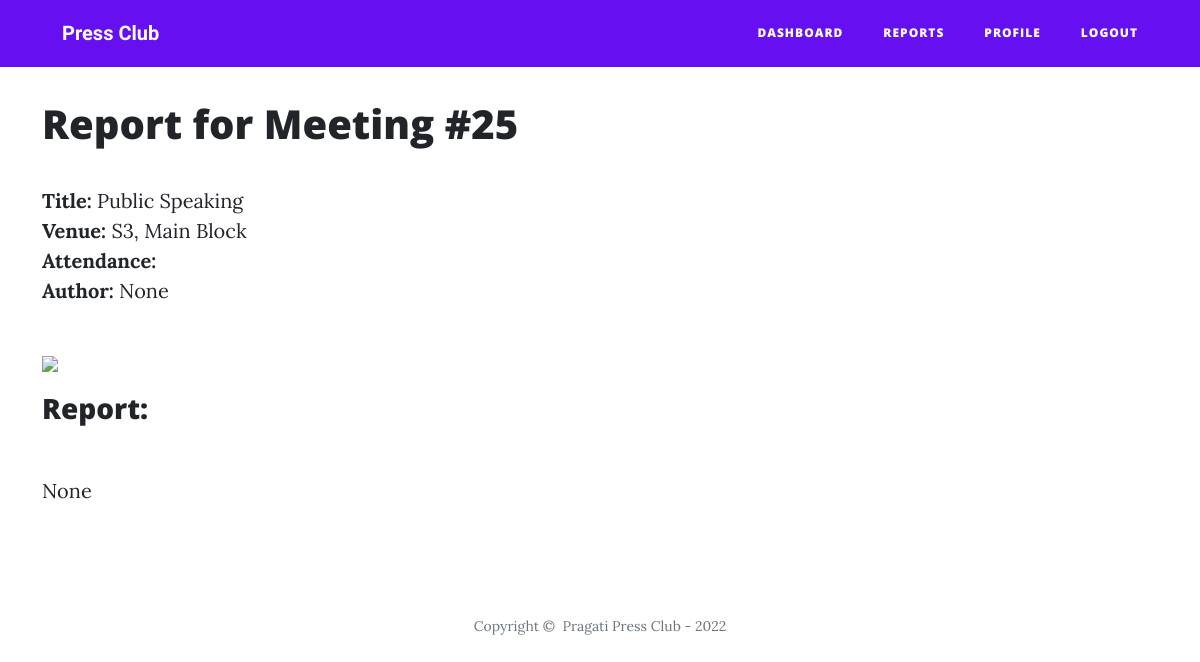
Page /view_report/25 (signed in) on the earlier database version.
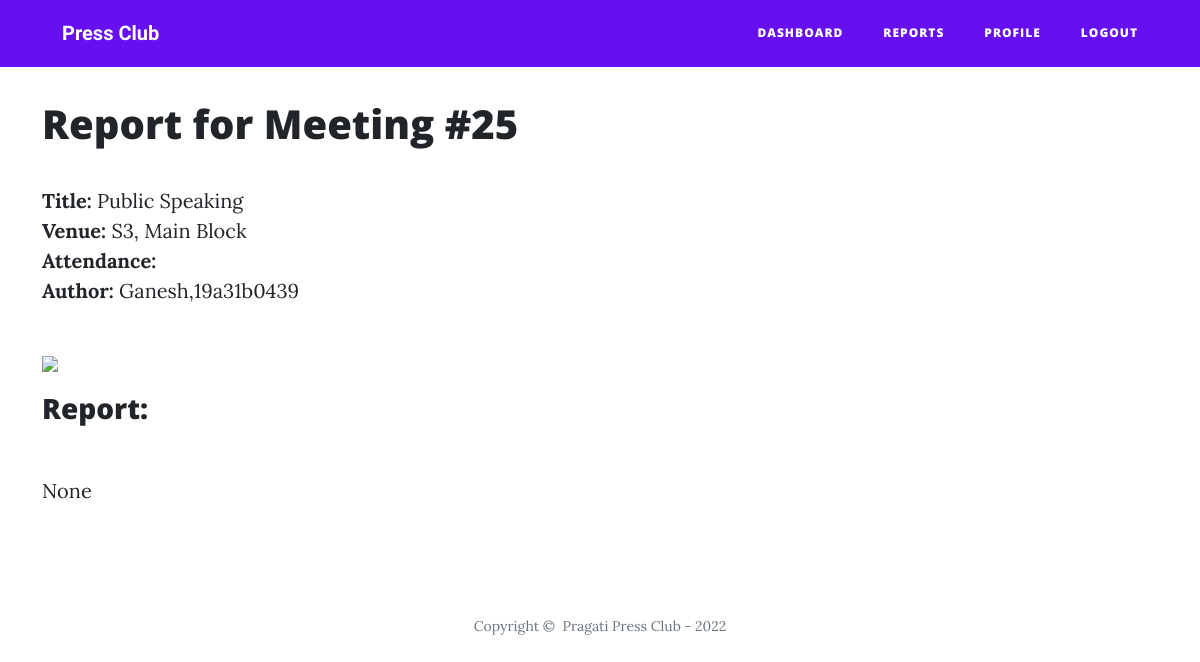
Same page on the later database version.
### project/models.py (models this page shows)
class Events(db.Model):
    __tablename__ = 'events'
    meeting_id = db.Column(db.Integer, primary_key=True, unique=True, nullable=False)
    title = db.Column(db.String(60), nullable=False)
    date = db.Column(db.String(20), nullable=False, unique=True)
    time = db.Column(db.String(20), nullable=False)
    venue = db.Column(db.String(60), nullable=False)
    author = db.Column(db.String(60))
    report = db.Column(db.String())
    image = db.Column(db.String(60))
    attendance = db.Column(db.Integer, default=0)

### project/report_routes.py (the view)
@app.route('/view_report/<id>', methods=['GET', 'POST'])
def view_report(id):
    event = Events.query.filter_by(meeting_id=id).first()
    if event:
        if current_user.is_authenticated:
            if current_user.type == "coordinator":
                return render_template('coordinator/view.html', event=event)
            if current_user.type == "admin":
                return render_template('admin/view.html', event=event)
            elif current_user.type == "student":
                return render_template('student/view.html', event=event)
        else:
            return render_template('view.html', event=event)
    else:
        return """<script>alert("Invalid meeting id");window.location='/dashboard';</script>"""

### project/models.py (called while the page is built)
@login_manager.user_loader
def load_user(user_id):
    return User.query.get(user_id)

### project/templates/student/view.html (shortened to what this page needs)
{% extends "student/student_base.html" %}
{% block content %}
<div class="container" style="margin-top: 100px;">
        <h1>Report for Meeting #{{event.meeting_id}}</h1>
        <div class="row">
            <div class="col">
                <p>
                <strong>Title: </strong>{{event.title}}<br>
                <strong>Venue: </strong>{{event.venue}}<br>
                <strong>Attendance: </strong><br>
                <strong>Author: </strong>{{event.author}}
                </p>
            </div>
        </div>
        <div class="row">
            <div class="col">
                <div class="row">
                    <div class="col">
                        <img class = "img-fluid" loading="auto" style="margin-top: 20px;margin-bottom: 20px;"src="/static/uploads/{{event.image}}">
                    </div>
                </div>
                <h3>Report:</h3>
                <p style="margin-top: 50px;">{{event.report}}</p>
            </div>
        </div>
    </div>
{% endblock %}

Differences in the rows shown:
changed Events "Public Speaking": author "None" → "Ganesh,19a31b0439"
